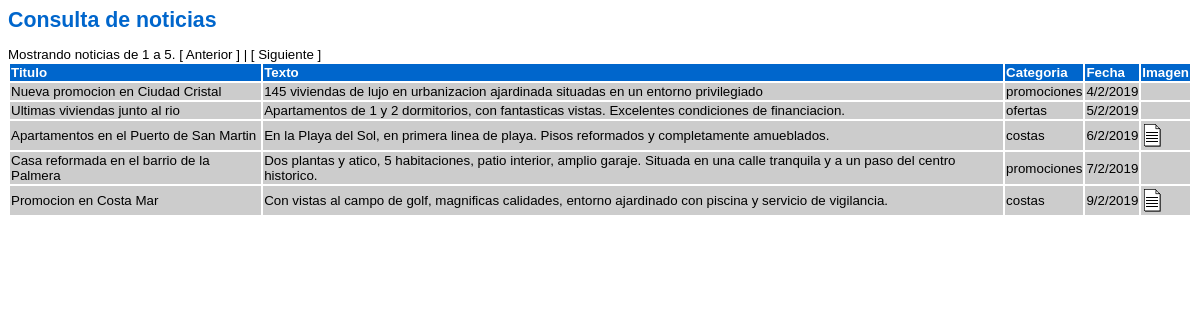
Screenshot of /lab111.php with the database file from the repository.
### tables this page shows
CREATE TABLE `noticias` (
  `id` smallint(5) UNSIGNED NOT NULL,
  `titulo` varchar(100) NOT NULL DEFAULT '',
  `texto` text NOT NULL,
  `categoria` enum('promociones','ofertas','costas') NOT NULL DEFAULT 'promociones',
  `fecha` date NOT NULL,
  `imagen` varchar(100) DEFAULT NULL
);

### class/modelo.php (called while the page is built, shortened)
<?php
class modeloCredencialesBD{
    public function __construct(){
        $this->_db=new mysqli(DB_HOST, DB_USER, DB_PASS, DB_NAME);
    }
}
?>

### class/noticias.php (called while the page is built, shortened)
<?php
require_once('modelo.php');
class noticia extends modeloCredencialesBD{
    public function consultar_noticias(){
        $instruccion = "CALL sp_listar_noticias()";
        $consulta=$this->_db->query($instruccion);
        $resultado=$consulta->fetch_all(MYSQLI_ASSOC);
        if(!$resultado){
            echo "Fallo al consultar las noticias";
        }else{
            return $resultado;
        }
    }
    public function consultar_noticias_pag($pagina){
        $instruccion = "CALL sp_listar_noticias_pag('".$pagina."')";
        $consulta=$this->_db->query($instruccion);
        $resultado=$consulta->fetch_all(MYSQLI_ASSOC);
        if(!$resultado){
            echo "Fallo al consultar las noticias";
        }else{
            return $resultado;
        }
    }
}
?>

### lab111.php (the view, shortened to what this page needs)
<HTML LANG="es">
<HEAD>
<LINK REL="stylesheet" TYPE="text/css" HREF="css/estilo.css">
</HEAD>
<BODY>
<H1>Consulta de noticias</H1>
<?PHP
require_once("class/noticias.php");
$pagina = 1;
$obj_noticia = new noticia ();
$totaltemp = $obj_noticia->consultar_noticias();
$total = count($totaltemp);
$obj_noticia = new noticia ();
$noticias = $obj_noticia->consultar_noticias_pag($pagina);
$nfilas=count($noticias);
$desde=($pagina*5)-4;
$hasta=($desde+$nfilas)-1;
if($pagina>1){
    $anterior="<a href='lab111.php?pag=".($pagina-1)."'>Anterior</a>";
}else{
    $anterior="Anterior";
}
$ultimapag = ceil($total/5);
if($ultimapag>$pagina){
    $siguiente="<a href='lab111.php?pag=".($pagina+1)."'>Siguiente</a>";
}else{
    $siguiente="Siguiente";
}
if($total>0){
    echo "<span>Mostrando noticias de ".$desde." a ".$hasta.". [ ".$anterior." ] | [ ".$siguiente." ] <span>";
}
if ($nfilas > 0) {
    print ("<TABLE>\n");
    print ("<TR>\n");
    print ("<TH>Titulo</TH>\n");
    print ("<TH>Texto</TH>\n");
    print ("<TH>Categoria</TH>\n");
    print ("<TH>Fecha</TH>\n");
    print ("<TH>Imagen</TH>\n");
    print ("</TR>\n");
    foreach ($noticias as $resultado) {
        print ("<TR>\n");
        print ("<TD>" .$resultado['titulo'] ."</TD>\n");
        print ("<TD>". $resultado['texto'] ."</TD>\n");
        print ("<TD>" .$resultado['categoria'] . "</TD>\n");
        print ("<TD>" .date("j/n/Y", strtotime($resultado['fecha']))."</TD>\n");
        if ($resultado['imagen'] != "") {
            print ("<TD><A TARGET='_blank' HREF='img/".$resultado['imagen'] .
            "'><IMG BORDER='0' SRC='img/iconotexto.gif'></A></TD>\n");
        }else{
            print ("<TD>&nbsp;</TD>\n");
        }
        print ("</TR>\n");
    }
    print ("</TABLE>\n");
}else{
    print("No hay noticias disponibles");
}
?>
</BODY>
</HTML>

### css/estilo.css (style rules this page uses)
BODY { font-family: verdana,arial, sans-serif; font-size: 10pt; }
H1 { font-size: 16pt; font-weight: bold; color: #0066CC; }
TH { font-size: 10pt; font-weight: bold; color: white; background: #0066CC; text-align: left; }
TD { font-size: 10pt; background: #CCCCCC; }

### rows the page displays
noticias: titulo "Nueva promocion en Ciudad Cristal", texto "145 viviendas de lujo en urbanizacion ajardinada situadas en un entorno privilegiado", categoria "promociones", fecha "4/2/2019"
noticias: titulo "Ultimas viviendas junto al rio", texto "Apartamentos de 1 y 2 dormitorios, con fantasticas vistas. Excelentes condiciones de financiacion.", categoria "ofertas", fecha "5/2/2019"
noticias: titulo "Apartamentos en el Puerto de San Martin", texto "En la Playa del Sol, en primera linea de playa. Pisos reformados y completamente amueblados.", categoria "costas", fecha "6/2/2019"
noticias: titulo "Casa reformada en el barrio de la Palmera", texto "Dos plantas y atico, 5 habitaciones, patio interior, amplio garaje. Situada en una calle tranquila y a un paso del centro historico.", categoria "promociones", fecha "7/2/2019"
noticias: titulo "Promocion en Costa Mar", texto "Con vistas al campo de golf, magnificas calidades, entorno ajardinado con piscina y servicio de vigilancia.", categoria "costas", fecha "9/2/2019"

### other values shown
$desde "1"
$hasta "5"
$anterior "Anterior"
$siguiente "Siguiente"
